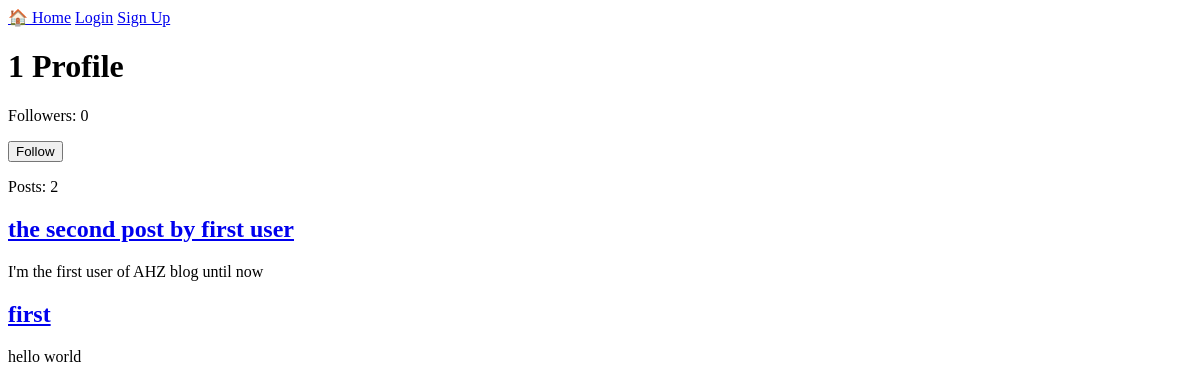
Before: /profile/1 with the older database file.
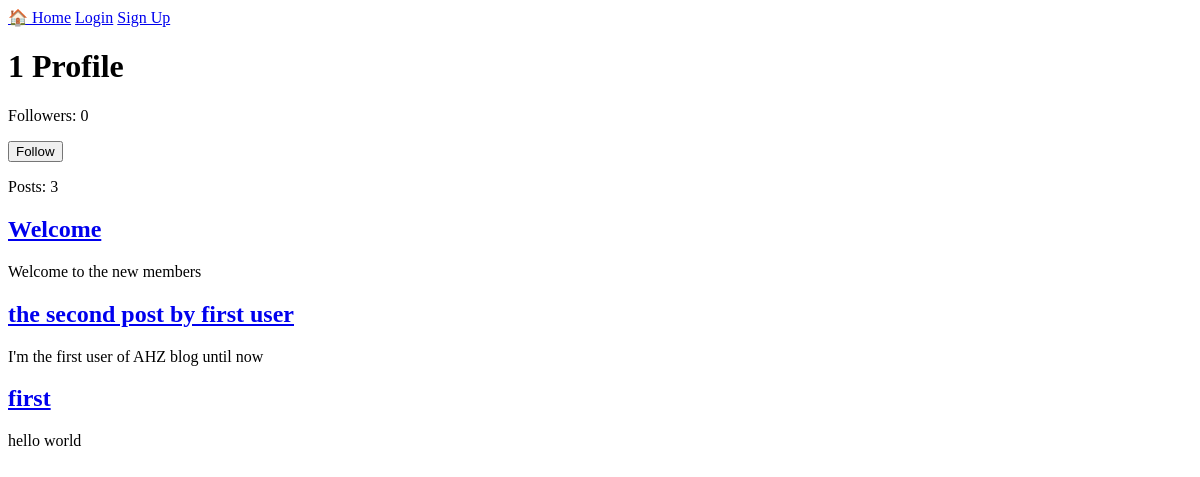
After: the same page with the newer database file.
### tables this page shows
CREATE TABLE posts (
            id INTEGER PRIMARY KEY AUTOINCREMENT,
            title TEXT NOT NULL,
            content TEXT NOT NULL,
            author_id INTEGER,
            created_at TIMESTAMP DEFAULT CURRENT_TIMESTAMP,
            FOREIGN KEY (author_id) REFERENCES users(id)
        );

### app.py (the view)
@app.route("/profile/<username>")
def profile(username):
    conn = get_db()
    user = conn.execute(
        "SELECT * FROM users WHERE username = ?",
        (username,)
    ).fetchone()
    print(user)
    if user == None:
        return render_template("404_profile.html", user=user)
    posts = conn.execute(
        "SELECT * FROM posts WHERE author_id = ? ORDER BY id DESC",
        (user["id"],)
    ).fetchall()
    is_following = conn.execute(
    """
    SELECT id FROM followers
    WHERE follower_id = ? AND following_id = ?
    """,
    (session.get("user_id"), user["id"])
    ).fetchone()
    followers_count = conn.execute(
    "SELECT COUNT(*) FROM followers WHERE following_id = ?",
    (user["id"],)
    ).fetchone()[0]
    conn.close()
    return render_template("profile.html", user=user, posts=posts, is_following=is_following, followers_count=followers_count)

### database.py (called while the page is built)
def get_db():
    conn = sqlite3.connect(DATABASE)
    conn.row_factory = sqlite3.Row
    return conn

### templates/profile.html (shortened to what this page needs)
{% extends 'base.html' %}
{% block content %}
    <h1>{{user["username"]}} Profile</h1>
    <p>Followers: {{ followers_count }}</p>
    {% if is_following %}
    <form action="{{ url_for('unfollow', username=user['username']) }}" method="POST">
    <button type="submit">Unfollow</button>
    </form>
    {% else %}
    <form action="{{ url_for('follow', username=user['username']) }}" method="POST">
    <button type="submit">Follow</button>
    </form>
    {% endif %}
    <p>Posts: {{ posts|length }}</p>
    {% for post in posts %}
    <article>
       <a href="{{ url_for('post_detail', post_id=post['id']) }}">
    <h2>{{ post["title"] }}</h2>
    </a>
        <p>{{post["content"][0:51]}}</p>
    </article>
    {% endfor %}
{% endblock %}

Changed rows visible on the page:
added posts: title "Welcome", content "Welcome to the new members"
Other visible differences:
{{ posts|length }}: "2" → "3"
